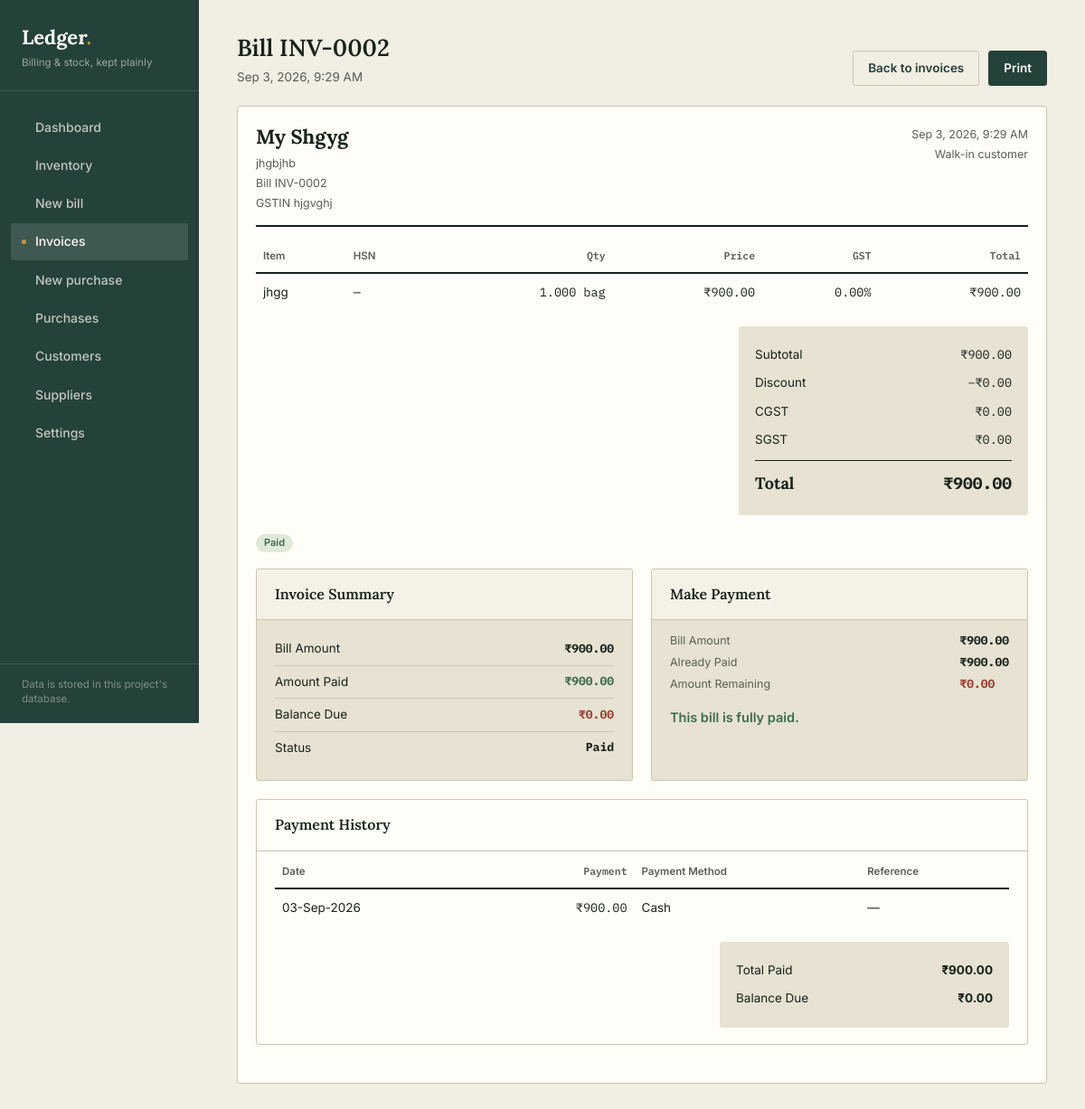
Screenshot of /invoices/2/ with the database file from the repository.
### billing/models.py (models this page shows, shortened)
class Invoice(models.Model):
    STATUS_CHOICES = [
        ('Unpaid', 'Unpaid'),
        ('Partially Paid', 'Partially Paid'),
        ('Paid', 'Paid'),
    ]
    number = models.CharField(max_length=20, unique=True)
    customer = models.ForeignKey(
        Customer, null=True, blank=True, on_delete=models.SET_NULL, related_name='invoices'
    )
    customer_name = models.CharField(max_length=150, blank=True)   # snapshot
    customer_gstin = models.CharField(max_length=15, blank=True)   # snapshot
    profile_name = models.CharField(max_length=120, blank=True)
    profile_owner_name = models.CharField(max_length=120, blank=True)
    profile_address = models.TextField(blank=True)
    profile_phone = models.CharField(max_length=30, blank=True)
    profile_email = models.EmailField(blank=True)
    profile_gstin = models.CharField(max_length=15, blank=True)
    profile_state = models.CharField(max_length=60, blank=True)
    profile_city = models.CharField(max_length=80, blank=True)
    profile_pincode = models.CharField(max_length=10, blank=True)
    profile_currency = models.CharField(max_length=5, default='₹')
    profile_logo = models.CharField(max_length=255, blank=True)
    date = models.DateTimeField(auto_now_add=True)
    is_interstate = models.BooleanField(default=False)
    subtotal = models.DecimalField(max_digits=12, decimal_places=2, default=0)
    discount = models.DecimalField(max_digits=12, decimal_places=2, default=0)
    cgst = models.DecimalField(max_digits=12, decimal_places=2, default=0)
    sgst = models.DecimalField(max_digits=12, decimal_places=2, default=0)
    igst = models.DecimalField(max_digits=12, decimal_places=2, default=0)
    total = models.DecimalField(max_digits=12, decimal_places=2, default=0)
    status = models.CharField(max_length=14, choices=STATUS_CHOICES, default='Unpaid')
    class Meta:
        ordering = ['-date']
    @property
    def total_amount(self):
        return self.total
    @property
    def total_paid(self):
        return self.receipts.aggregate(s=models.Sum('amount'))['s'] or Decimal('0')
    @property
    def balance_due(self):
        return max(self.total_amount - self.total_paid, Decimal('0'))
    def refresh_payment_status(self):
        paid = self.total_paid
        new_status = 'Unpaid' if paid <= 0 else 'Partially Paid' if paid < self.total_amount else 'Paid'
        if self.status != new_status:
            self.status = new_status
            self.save(update_fields=['status'])

class InvoiceItem(models.Model):
    invoice = models.ForeignKey(Invoice, on_delete=models.CASCADE, related_name='items')
    product = models.ForeignKey(Product, null=True, on_delete=models.SET_NULL, related_name='invoice_items')
    name = models.CharField(max_length=150)          # snapshot
    hsn_code = models.CharField(max_length=15, blank=True)  # snapshot
    unit = models.CharField(max_length=10, choices=UNIT_CHOICES, default='kg')  # snapshot
    gst_rate = models.DecimalField(max_digits=5, decimal_places=2, default=0)   # snapshot
    quantity = models.DecimalField(max_digits=12, decimal_places=3)
    price = models.DecimalField(max_digits=10, decimal_places=2)
    @property
    def line_taxable(self):
        return self.quantity * self.price
    @property
    def line_tax(self):
        return (self.line_taxable * self.gst_rate / Decimal('100')).quantize(Decimal('0.01'))
    @property
    def line_total(self):
        return self.line_taxable + self.line_tax

class Receipt(models.Model):
    customer = models.ForeignKey(
        Customer, null=True, blank=True, on_delete=models.CASCADE, related_name='receipts'
    )
    invoice = models.ForeignKey(Invoice, null=True, blank=True, on_delete=models.SET_NULL, related_name='receipts')
    amount = models.DecimalField(max_digits=12, decimal_places=2)
    date = models.DateTimeField(auto_now_add=True)
    mode = models.CharField(max_length=20, choices=PAYMENT_MODE_CHOICES, default='Cash')
    note = models.CharField(max_length=200, blank=True)
    class Meta:
        ordering = ['-date']

### billing/views.py (the view)
# urls.py: path('invoices/<int:pk>/', views.invoice_detail, name='invoice_detail'),
def invoice_detail(request, pk):
    invoice = get_object_or_404(Invoice, pk=pk)
    invoice.refresh_payment_status()
    form = ReceiptForm(customer=invoice.customer, invoice=invoice)
    form.fields['amount'].widget.attrs['max'] = str(invoice.balance_due)
    return render(request, 'billing/invoice_detail.html', {'invoice': invoice, 'payment_form': form})

### billing/context_processors.py (called while the page is built)
def business_settings(request):
    try:
        profile = BusinessProfile.active()
        return {'biz_settings': profile or BusinessSettings.load(), 'active_profile': profile}
    except Exception:
        return {}

### billing/models.py (called while the page is built)
    @classmethod
    def active(cls):
        return cls.objects.filter(is_active=True).first() or cls.objects.order_by('pk').first()

### billing/templates/billing/invoice_detail.html (shortened to what this page needs)
{% extends 'billing/base.html' %}
{% block content %}
{% firstof invoice.profile_currency biz_settings.currency as invoice_currency %}
<div class="page-head no-print">
  <div><h1>Bill {{ invoice.number }}</h1><p>{{ invoice.date|date:"M j, Y, g:i A" }}</p></div>
  <div class="head-actions">
    <a class="btn ghost" href="{% url 'invoice_list' %}">Back to invoices</a>
    <button class="btn" onclick="window.print()">Print</button>
  </div>
</div>
<div class="section">
  <div class="section-body" style="padding-top:18px;">
    <div class="inv-paper-head">
      <div>
        <h2>{% firstof invoice.profile_name biz_settings.business_name %}</h2>
        {% if invoice.profile_address %}<div class="inv-meta">{{ invoice.profile_address }}</div>{% endif %}
        <div class="inv-meta">Bill {{ invoice.number }}{% if invoice.is_interstate %} · Interstate{% endif %}</div>
        {% firstof invoice.profile_gstin biz_settings.gstin as invoice_gstin %}{% if invoice_gstin %}<div class="inv-meta">GSTIN {{ invoice_gstin }}</div>{% endif %}
      </div>
      <div style="text-align:right;">
        <div class="inv-meta">{{ invoice.date|date:"M j, Y, g:i A" }}</div>
        <div class="inv-meta">{{ invoice.customer_name|default:"Walk-in customer" }}</div>
      </div>
    </div>
    <table>
      <thead><tr><th>Item</th><th>HSN</th><th class="num">Qty</th><th class="num">Price</th><th class="num">GST</th><th class="num">Total</th></tr></thead>
      <tbody>
        {% for item in invoice.items.all %}
        <tr>
          <td>{{ item.name }}</td>
          <td class="mono">{{ item.hsn_code|default:"—" }}</td>
          <td class="num">{{ item.quantity|floatformat:3 }} {{ item.unit }}</td>
          <td class="num">{{ invoice_currency }}{{ item.price|floatformat:2 }}</td>
          <td class="num">{{ item.gst_rate|floatformat:2 }}%</td>
          <td class="num">{{ invoice_currency }}{{ item.line_total|floatformat:2 }}</td>
        </tr>
        {% endfor %}
      </tbody>
    </table>
    <div class="totals-box" style="margin-top:16px;max-width:320px;margin-left:auto;">
      <div class="totals-row"><span>Subtotal</span><span class="mono">{{ invoice_currency }}{{ invoice.subtotal|floatformat:2 }}</span></div>
      <div class="totals-row"><span>Discount</span><span class="mono">−{{ invoice_currency }}{{ invoice.discount|floatformat:2 }}</span></div>
      {% if invoice.is_interstate %}
      <div class="totals-row"><span>IGST</span><span class="mono">{{ invoice_currency }}{{ invoice.igst|floatformat:2 }}</span></div>
      {% else %}
      <div class="totals-row"><span>CGST</span><span class="mono">{{ invoice_currency }}{{ invoice.cgst|floatformat:2 }}</span></div>
      <div class="totals-row"><span>SGST</span><span class="mono">{{ invoice_currency }}{{ invoice.sgst|floatformat:2 }}</span></div>
      {% endif %}
      <div class="totals-row grand"><span>Total</span><span class="mono">{{ invoice_currency }}{{ invoice.total|floatformat:2 }}</span></div>
    </div>
    <div class="no-print" style="margin-top:18px;">
      <span class="tag {% if invoice.status == 'Paid' %}paid{% elif invoice.status == 'Partially Paid' %}partial{% else %}draft{% endif %}">{{ invoice.status }}</span>
    </div>
    <div class="invoice-payment-grid no-print">
      <div class="payment-panel">
        <div class="section-head"><h2>Invoice Summary</h2></div>
        <div class="section-body">
          <div class="payment-stat"><span>Bill Amount</span><strong>{{ invoice_currency }}{{ invoice.total_amount|floatformat:2 }}</strong></div>
          <div class="payment-stat"><span>Amount Paid</span><strong class="paid-amount">{{ invoice_currency }}{{ invoice.total_paid|floatformat:2 }}</strong></div>
          <div class="payment-stat balance"><span>Balance Due</span><strong>{{ invoice_currency }}{{ invoice.balance_due|floatformat:2 }}</strong></div>
          <div class="payment-stat"><span>Status</span><strong>{{ invoice.status }}</strong></div>
        </div>
      </div>
      <div class="payment-panel payment-form-panel">
        <div class="section-head"><h2>Make Payment</h2></div>
        <div class="section-body">
          <div class="payment-meta"><span>Bill Amount</span><strong>{{ invoice_currency }}{{ invoice.total_amount|floatformat:2 }}</strong><span>Already Paid</span><strong>{{ invoice_currency }}{{ invoice.total_paid|floatformat:2 }}</strong><span>Amount Remaining</span><strong class="remaining">{{ invoice_currency }}{{ invoice.balance_due|floatformat:2 }}</strong></div>
          {% if invoice.balance_due > 0 %}
          <form method="post" action="{% url 'invoice_payment' invoice.pk %}">
            {% csrf_token %}
            {{ payment_form.invoice }}
            <div class="field"><label for="{{ payment_form.amount.id_for_label }}">Payment amount</label>{{ payment_form.amount }}{{ payment_form.amount.errors }}</div>
            <div class="field"><label for="{{ payment_form.mode.id_for_label }}">Payment method</label>{{ payment_form.mode }}</div>
            <div class="field"><label for="{{ payment_form.note.id_for_label }}">Reference</label>{{ payment_form.note }}</div>
            <button class="btn" type="submit">Record payment</button>
          </form>
          {% else %}<p class="paid-message">This bill is fully paid.</p>{% endif %}
        </div>
      </div>
    </div>
    <div class="section payment-history no-print">
      <div class="section-head"><h2>Payment History</h2></div>
      <div class="section-body">
        <table>
          <thead><tr><th>Date</th><th class="num">Payment</th><th>Payment Method</th><th>Reference</th></tr></thead>
          <tbody>
            {% for receipt in invoice.receipts.all %}
            <tr><td>{{ receipt.date|date:"d-M-Y" }}</td><td class="num">{{ invoice_currency }}{{ receipt.amount|floatformat:2 }}</td><td>{{ receipt.get_mode_display }}</td><td>{{ receipt.note|default:"—" }}</td></tr>
            {% empty %}<tr class="empty-row"><td colspan="4">No payments recorded.</td></tr>{% endfor %}
          </tbody>
        </table>
        <div class="totals-box" style="margin-top:16px;max-width:320px;margin-left:auto;">
          <div class="totals-row"><span>Total Paid</span><strong>{{ invoice_currency }}{{ invoice.total_paid|floatformat:2 }}</strong></div>
          <div class="totals-row"><span>Balance Due</span><strong>{{ invoice_currency }}{{ invoice.balance_due|floatformat:2 }}</strong></div>
        </div>
      </div>
    </div>
  </div>
</div>
{% endblock %}

### billing/static/billing/css/style.css (style rules this page uses)
:root { --ink:#17221c; --forest:#24413a; --forest-light:#33574d; --paper:#f1eee3; --paper-dim:#e7e2d1; --brass:#a67c27; --brass-light:#c79a3f; --rule:#cdc6ac; --ink-soft:#565f56; --stamp:#9c3b32; --stamp-light:#f4e2de; --good:#3c6b4e; --good-light:#e0ead9; --white:#fffdf8; --radius:3px; }
* { box-sizing:border-box; }
html,body { margin:0;padding:0; }
body { font-family:'Inter',sans-serif; background:var(--paper); color:var(--ink); display:flex; min-height:100vh; font-size:14.5px; line-height:1.45; }
h1,h2,h3,.serif { font-family:'Lora',serif; }
.mono { font-family:'IBM Plex Mono',monospace; }
a { color:inherit;text-decoration:none; }
button { font-family:inherit;cursor:pointer; }
.page-head { display:flex;justify-content:space-between;align-items:flex-end;margin-bottom:22px;gap:20px;flex-wrap:wrap; }
.page-head h1 { font-size:26px;margin:0 0 4px;font-weight:600; }
.page-head p { margin:0;color:var(--ink-soft);font-size:13.5px; }
.head-actions { display:flex;gap:10px; }
.btn { border:1px solid var(--forest);background:var(--forest);color:var(--white);padding:9px 16px; border-radius:var(--radius);font-size:13.5px;font-weight:600;display:inline-flex;align-items:center;gap:7px; }
.btn.ghost { background:transparent;color:var(--forest);border-color:var(--rule); }
.section { background:var(--white);border:1px solid var(--rule);border-radius:var(--radius);margin-bottom:24px; }
.section-head { display:flex;justify-content:space-between;align-items:center;padding:16px 20px;border-bottom:1px solid var(--rule); }
.section-head h2 { font-size:16px;margin:0;font-weight:600; }
.section-body { padding:4px 20px 18px; }
table { width:100%;border-collapse:collapse; }
thead th { text-align:left;font-size:11.5px;font-weight:600;color:var(--ink-soft);padding:10px 8px;border-bottom:2px solid var(--ink);white-space:nowrap; }
tbody td { padding:11px 8px;border-bottom:1px solid var(--rule);font-size:13.5px;vertical-align:middle; }
tbody tr:last-child td { border-bottom:none; }
td.num,th.num { text-align:right;font-family:'IBM Plex Mono',monospace; }
.tag { display:inline-block;padding:2px 9px;border-radius:20px;font-size:11px;font-weight:600; }
.tag.paid { background:var(--good-light);color:var(--good); }
.totals-box { background:var(--paper-dim);border-radius:var(--radius);padding:16px 18px; }
.totals-row { display:flex;justify-content:space-between;font-size:13.5px;padding:6px 0; }
.totals-row.grand { border-top:1.5px solid var(--ink);margin-top:6px;padding-top:12px;font-family:'Lora',serif;font-size:18px;font-weight:700; }
.inv-paper-head { display:flex;justify-content:space-between;border-bottom:2px solid var(--ink);padding-bottom:14px;margin-bottom:14px; }
.inv-paper-head h2 { margin:0;font-size:22px; }
.inv-meta { font-size:12.5px;color:var(--ink-soft);margin-top:4px; }
.invoice-payment-grid { display:grid;grid-template-columns:1fr 1fr;gap:20px;margin-top:18px; }
.payment-panel { background:var(--paper-dim);border:1px solid var(--rule);border-radius:var(--radius);overflow:hidden; }
.payment-panel .section-head { background:rgba(255,253,248,.55); }
.payment-panel .section-body { padding:14px 20px 18px; }
.payment-stat { display:flex;justify-content:space-between;align-items:center;padding:8px 0;border-bottom:1px solid rgba(36,65,58,.16);font-size:13.5px; }
.payment-stat:last-child { border-bottom:none; }
.payment-stat strong { font-family:'IBM Plex Mono',monospace;font-size:13px; }
.payment-stat .paid-amount { color:var(--good); }
.payment-stat.balance strong { color:var(--stamp); }
.payment-meta { display:grid;grid-template-columns:1fr auto;gap:5px 12px;margin-bottom:16px;color:var(--ink-soft);font-size:12.5px; }
.payment-meta strong { font-family:'IBM Plex Mono',monospace;color:var(--ink);font-size:13px; }
.payment-meta .remaining { color:var(--stamp); }
.paid-message { color:var(--good);font-weight:600;margin:8px 0 4px; }
.payment-history { margin-top:20px; }
.payment-history .totals-box { margin-top:16px; }

### rows the page displays
Invoice: number "INV-0002", date "Sep 3, 2026, 9:29 AM", profile_name "My Shgyg", profile_address "jhgbjhb", profile_gstin "hjgvghj", customer_name "Walk-in customer", subtotal "900.00", discount "0.00", cgst "0.00", sgst "0.00", total "900.00", status "Paid", total_amount "900.00", total_paid "900.00", balance_due "0.00"
InvoiceItem: name "jhgg", hsn_code "—", quantity "1.000", unit "bag", invoice_currency "₹", price "900.00", gst_rate "0.00", line_total "900.00"
Receipt: date "03-Sep-2026", invoice_currency "₹", amount "900.00", mode "Cash", note "—"

### other values shown
{{ invoice_currency }} "₹"
